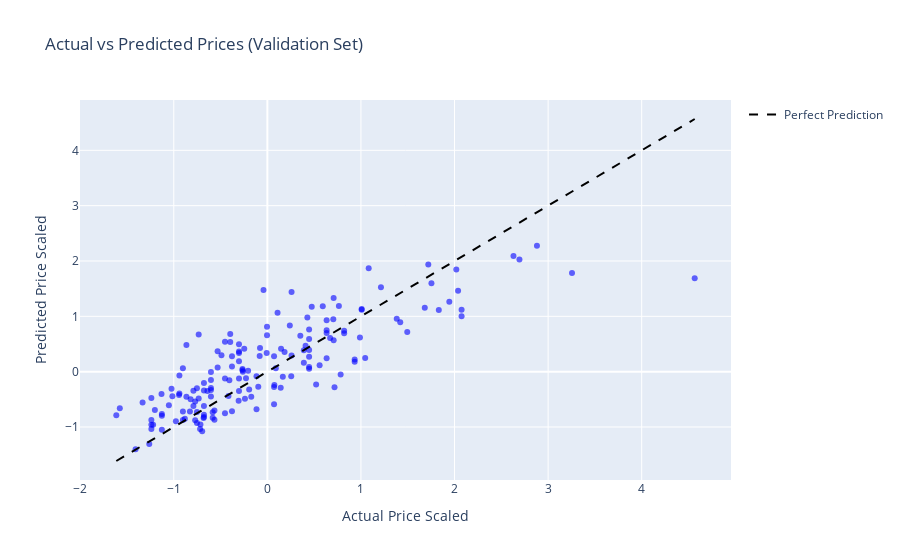

The notebook cell saved with this chart:
### Code cell
fig_valid = px.scatter(
    x=y_valid, 
    y=y_pred_valid,
    opacity=0.6,
    color_discrete_sequence=["blue"], 
    labels={"x": "Actual Price Scaled", "y": "Predicted Price Scaled"},
    title="Actual vs Predicted Prices (Validation Set)"
)

# Add perfect prediction line
fig_valid.add_trace(
    go.Scatter(
        x=[y_valid.min(), y_valid.max()],
        y=[y_valid.min(), y_valid.max()],
        mode="lines",
        line=dict(color="black", dash="dash"),
        name="Perfect Prediction"
    )
)

### Figure 1 — Plotly figure (JSON) as saved in the notebook; plotly's stock layout.template omitted (floating-point values rounded to 4 significant figures; data arrays with more than 128 entries replaced by an {"elided": "..."} marker saying what was removed)
{"data": [{"hovertemplate": "Actual Price Scaled=%{x}<br>Predicted Price Scaled=%{y}<extra></extra>", "legendgroup": "", "marker": {"color": "blue", "opacity": 0.6, "symbol": "circle"}, "mode": "markers", "name": "", "orientation": "v", "showlegend": false, "type": "scatter", "x": {"elided": "163 float values"}, "xaxis": "x", "y": {"elided": "163 float values"}, "yaxis": "y"}, {"line": {"color": "black", "dash": "dash"}, "mode": "lines", "name": "Perfect Prediction", "type": "scatter", "x": [-1.614, 4.566], "y": [-1.614, 4.566]}], "layout": {"legend": {"tracegroupgap": 0}, "title": {"text": "Actual vs Predicted Prices (Validation Set)"}, "xaxis": {"anchor": "y", "domain": [0, 1], "title": {"text": "Actual Price Scaled"}}, "yaxis": {"anchor": "x", "domain": [0, 1], "title": {"text": "Predicted Price Scaled"}}}}
